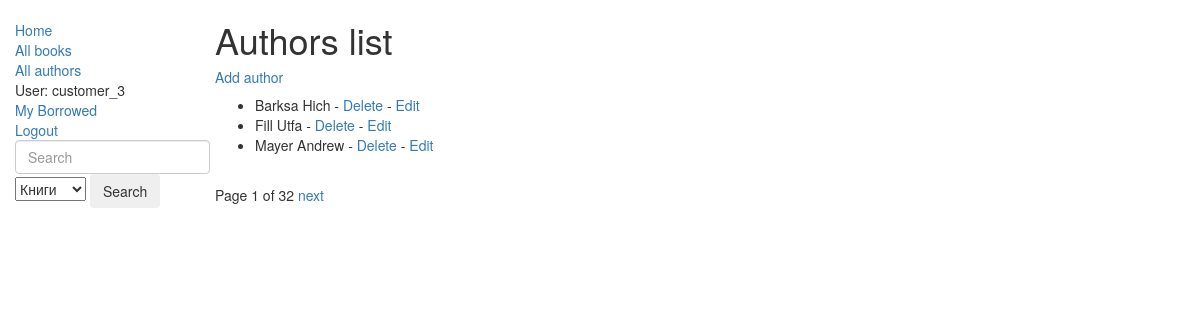
/catalog/authors/ (signed in), run on the app's committed database.
### catalog/models.py (models this page shows, shortened)
class Author(models.Model):
    first_name = models.CharField(max_length=100)
    last_name = models.CharField(max_length=100)
    date_of_birth = models.DateField(null=True, blank=True)
    date_of_death = models.DateField('Died', null=True, blank=True)
    class Meta:
        ordering = ['last_name']
    def __str__(self):
        return f'{self.last_name} {self.first_name}'

### catalog/views.py (the view)
@login_required
def authors_list_view(request):
    authors = Author.objects.all()
    paginator = Paginator(authors, 3)
    page = request.GET.get('page')
    try:
        authors_list = paginator.page(page)
    except PageNotAnInteger:
        authors_list = paginator.page(1)
    except EmptyPage:
        authors_list = paginator.page(paginator.num_pages)
    context = {
        'page_obj': authors_list,
        'is_paginated': True
    }
    return render(request, 'catalog/authors_list_page.html', context=context)

### catalog/templates/catalog/authors_list_page.html
{% extends 'base_generic.html' %}
{% block content %}
    <h1>Authors list</h1>
    <h5><a href="{% url 'author_create' %}">Add author</a></h5>
    {% if page_obj %}
        <ul>
            {% for author in page_obj %}
                <li>
                    {{ author }} - <a href="{% url 'author_delete' author.pk %}">Delete</a> - <a href="{% url 'author_update' author.pk %}">Edit</a>
                </li>
            {% endfor %}
        </ul>
    {% else %}
        <p>There are no authors</p>
    {% endif %}
{% endblock %}

### locallibrary/templates/base_generic.html (shortened to what this page needs)
<!doctype html>
<html lang="en">
  <head>
    <link rel="stylesheet" href="https://maxcdn.bootstrapcdn.com/bootstrap/3.3.7/css/bootstrap.min.css">
    {% load static %}
    <link rel="stylesheet" href="{% static 'css/styles.css' %}">
    <link rel="stylesheet" href="{% static 'css/buttons.css' %}">
  </head>
  <body>
    <div class="container-fluid">
      <div class="row">
        <div class="col-sm-2">
          {% block sidebar %}
            <ul class="sidebar-nav">
              <li><a href="{% url 'index' %}">Home</a></li>
              <li><a href="{% url 'books' %}">All books</a></li>
              <li><a href="{% url 'authors' %}">All authors</a></li>
              {% if user.is_authenticated %}
                <li>User: {{ user.get_username }}</li>
                {% if perms.catalog.can_mark_returned %}
                  <li><a href="{% url 'all-borrowed' %}">All Borrowed</a></li>
                {% else %}
                  <li><a href="{% url 'my-borrowed' %}">My Borrowed</a></li>
                {% endif %}
                <li><a href="{% url 'logout'%}?next={{request.path}}">Logout</a></li>
              {% else %}
                <li><a href="{% url 'login'%}?next={{request.path}}">Login</a></li>
              {% endif %}
              <li>
                <form class="form-inline" action="{% url 'searching' %}" method="POST">
                <input class="form-control mr-sm-2" type="search" placeholder="Search" aria-label="Search" name="searched">
                <select name="search_group">
                    <option value="books">Книги</option>
                </select>
                <button class="btn btn-outline-success my-2 my-sm-0" type="submit">Search</button>
                </form>
              </li>
            </ul>
          {% endblock %}
        </div>
        <div class="col-sm-10"> {% include "messages.html" %} {% block content %}{% endblock %}
        {% block pagination %}
          {% if is_paginated %}
            <div class="pagination">
              <span class="page-links">
                <span class="page-current">
                  Page {{ page_obj.number }} of {{ page_obj.paginator.num_pages }}
                </span>
                {% if page_obj.has_next %}
                  <a href="{{ request.path }}?page={{ page_obj.next_page_number }}">next</a>
                {% endif %}
              </span>
            </div>
          {% endif %}
        {% endblock %}
        </div>
      </div>
    </div>
  </body>
</html>

### locallibrary/static/css/styles.css (style rules this page uses)
.sidebar-nav { margin-top: 20px; padding: 0; list-style: none; }

### data on the page
Author: last_name+first_name "Barksa Hich"
Author: last_name+first_name "Fill Utfa"
Author: last_name+first_name "Mayer Andrew"

### other printed values
{{ user.get_username }} "customer_3"
{{ page_obj.number }} "1"
{{ page_obj.paginator.num_pages }} "32"
